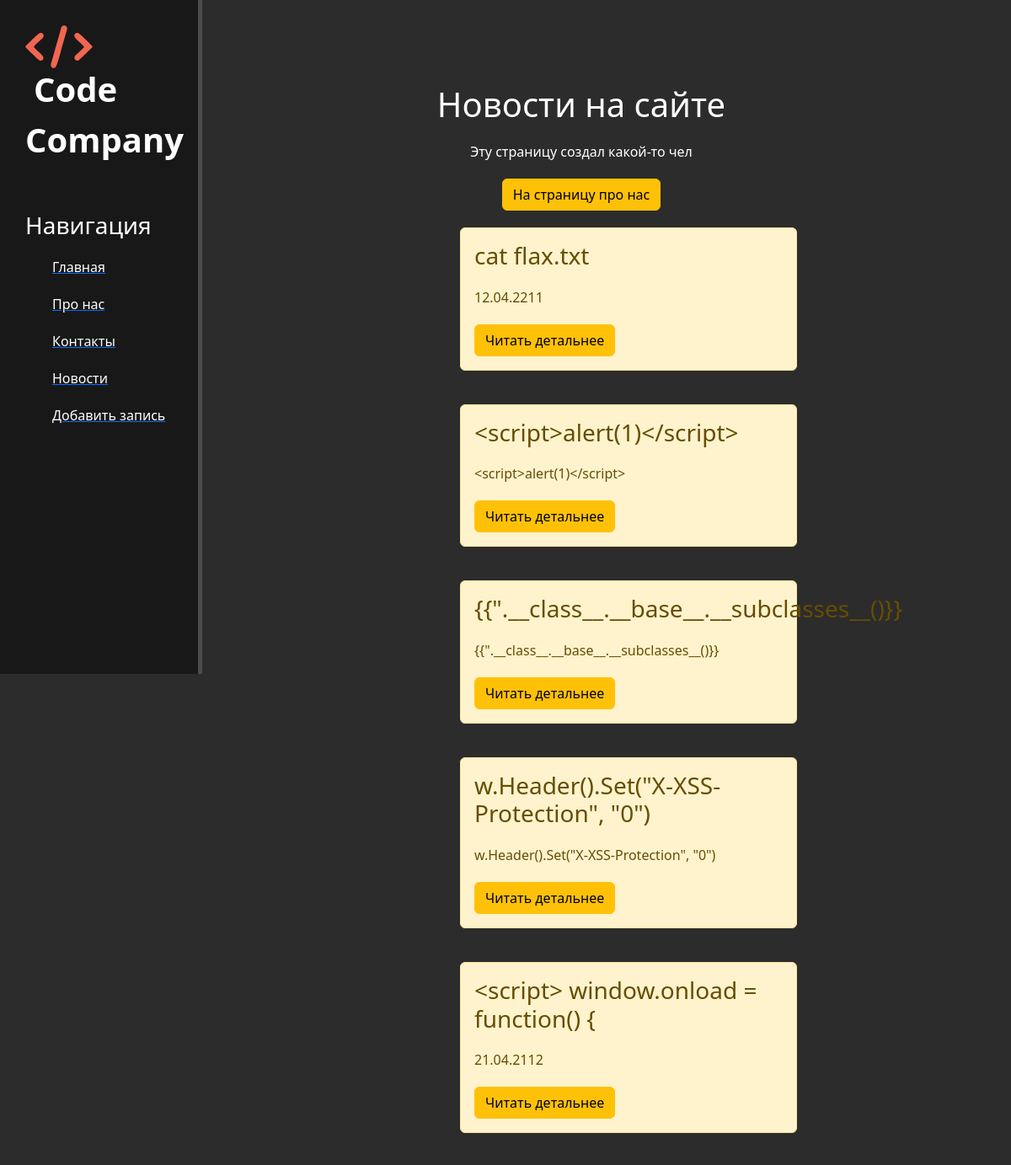
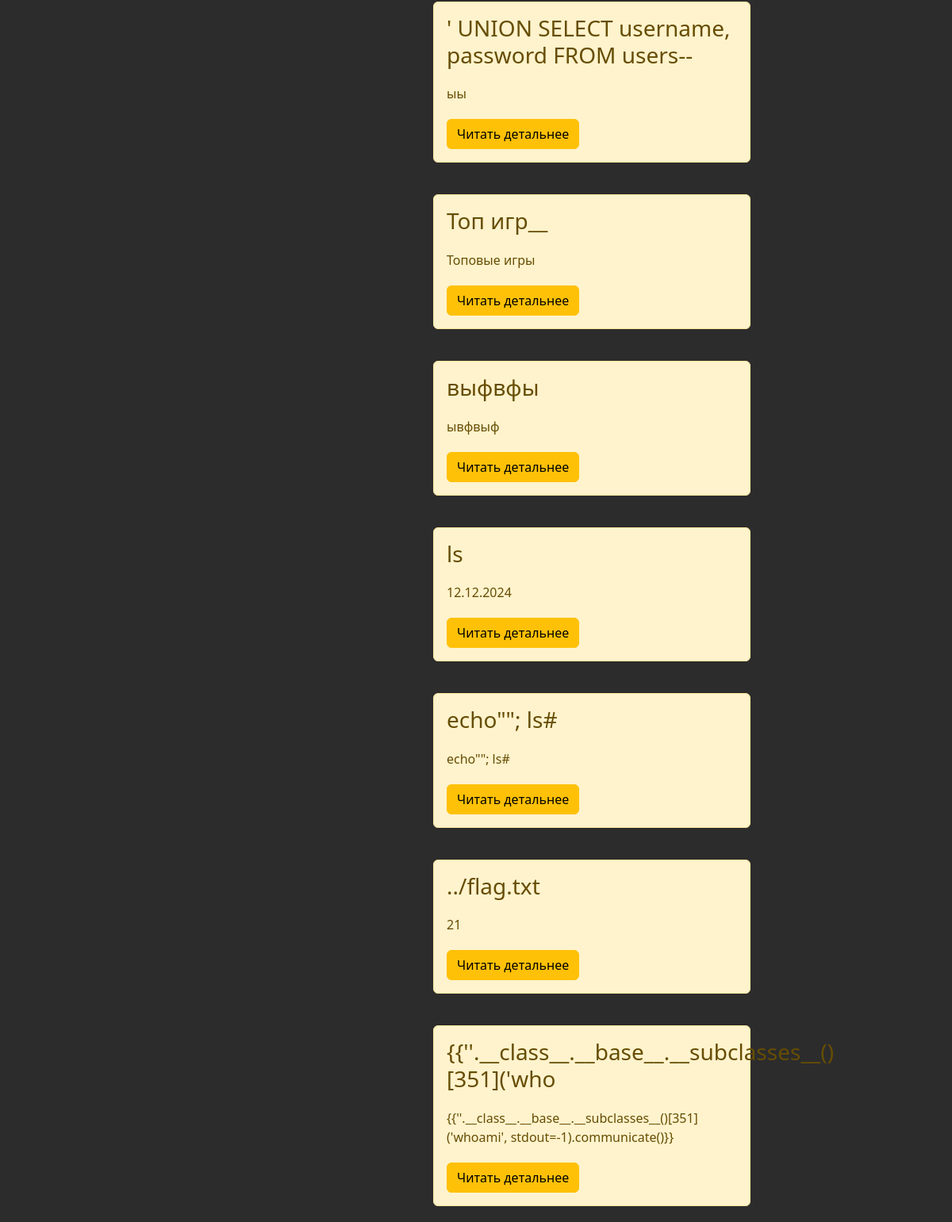
Page /news/ on the committed database (2 pictures, top to bottom).
### news/models.py (models this page shows, shortened)
class Articles(models.Model):
    title = models.CharField('Название', max_length=50, default="")
    anons = models.CharField('Анонс', max_length=250, default="")
    full_text = models.TextField('Статья')
    date = models.DateTimeField('Дата публикации')
    class Meta:
        verbose_name = 'Новость'
        verbose_name_plural = 'Новости'

### news/views.py (the view)
# urls.py: path('', views.news_home, name='news_home'),
def news_home(request):
    news = Articles.objects.order_by('date')
    return render(request, 'news/news_home.html', {'news':news})

### news/templates/news/news_home.html (shortened to what this page needs)
{%extends 'main/layout.html'%}
{% block content%}
    <div class="features">
        <h1>Новости на сайте</h1>
        <p>Эту страницу создал какой-то чел</p>
        <button class="btn btn-warning"
        >На страницу про нас</button>
        {%if news%}
        {% for el in news%}
                <div class="alert alert-warning">
                    <h3>{{el.title}}</h3>
                    <p>{{el.anons}}</p>
                    <a href="{% url 'news-detail' el.id %}" class="btn btn-warning">Читать детальнее</a>
                </div>
        {%endfor%}
        {%else%}
            <p>У вас нет записей!</p>
        {%endif%}
    </div>
{% endblock %}

### main/templates/main/layout.html (shortened to what this page needs)
{% load static%}
<!doctype html>
<html>
<head>
    <link rel="stylesheet" href="https://cdn.jsdelivr.net/npm/bootstrap@5.3.2/dist/css/bootstrap.min.css">
    <link rel="stylesheet" href="{%static 'main/css/main.css' %}">
    <link href="{% static 'fontawesomefree/css/all.min.css' %}" rel="stylesheet" type="text/css">
<head>
<body>
    <aside>
        <img src="{% static 'main/img/logo.svg'%}" alt="">
        <span class="logo">Code Company</span>
        <h3>Навигация</h3>
        <ul>
            <a href="{% url 'home' %}"><li></i>Главная</li></a>
            <a href="{% url 'about'%}"><li>Про нас</li></a>
            <a href=""><li>Контакты</li></a>
            <a href="{% url 'news_home' %}"><li>Новости</li></a>
            <a href="{%url 'create'%}"><li>Добавить запись</li></a>
        </ul>
    </aside>
    <main>
        {% block content %}
        {%endblock%}
    </main>
</body>
<html>

### main/static/main/css/main.css (style rules this page uses)
body { background: #2c2c2c; }
aside { float: left; background: #181818; width: 20%; padding: 2.5%; height: 100vh; color: #fff; border-right: 5px solid #4d4d4d; }
aside img { float: left; width: 80px }
aside .logo { font-size: 40px; margin-left: 10px; font-weight: bold; position: relative; top: -5px; }
aside h3 { margin-top: 50px; font-size: 28px; }
aside ul { list-style: none; }
aside ul li { color: #fff; display: block; margin-top: 20px; transition: transform .6s ease; }
main .features { float: left; color: #fff; margin-top: 100px; text-align: center; width: 75%; }
main .features p { max-width: 400px; margin: 20px auto }
.alert-warning { float: left; clear: both; width: 400px; margin: 20px 34%; text-align: left; }

### rows in the picture
Articles: title "cat flax.txt", anons "12.04.2211"
Articles: title "<script>alert(1)</script>", anons "<script>alert(1)</script>"
Articles: title "{{\".__class__.__base__.__subclasses__()}}", anons "{{\".__class__.__base__.__subclasses__()}}"
Articles: title "w.Header().Set(\"X-XSS-Protection\", \"0\")", anons "w.Header().Set(\"X-XSS-Protection\", \"0\")"
Articles: title "<script> window.onload = function() {", anons "21.04.2112"
Articles: title "' UNION SELECT username, password FROM users--", anons "ыы"
Articles: title "Топ игр__", anons "Топовые игры"
Articles: title "выфвфы", anons "ывфвыф"
Articles: title "ls", anons "12.12.2024"
Articles: title "echo\"\"; ls#", anons "echo\"\"; ls#"
Articles: title "../flag.txt", anons "21"
Articles: title "{{''.__class__.__base__.__subclasses__()[351]('who", anons "{{''.__class__.__base__.__subclasses__()[351]('whoami', stdout=-1).communicate()}}"
